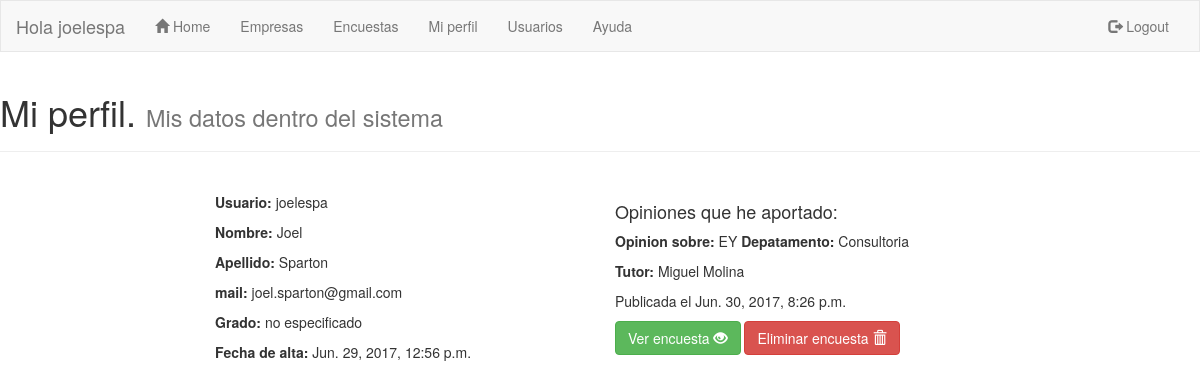
/usuarios/miperfil/ (signed in), run on an earlier commit of the app's database.
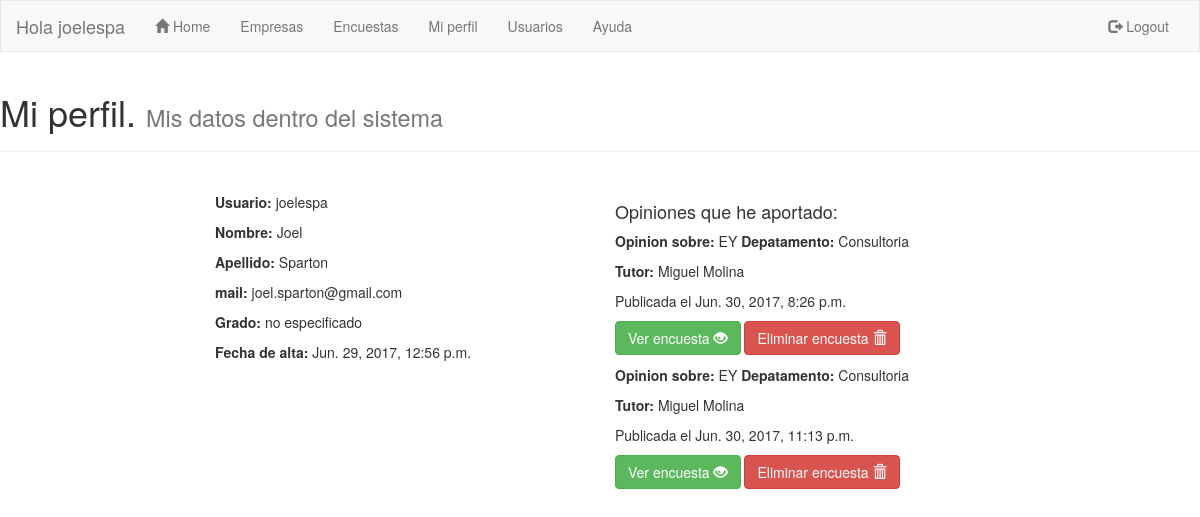
And on a later commit of the database.
### sopa/models.py (models this page shows)
class usuarios (AbstractUser):
    id_grado = models.IntegerField(null=True,blank=True,default='0')

class encuestas (models.Model):
    user = models.TextField(max_length=20,null=True,blank=True,default='')
    nombre_empresa = models.TextField(max_length=30,null=True,blank=True,default='')
    tutor = models.TextField(max_length=20,null=True,blank=True,default='')
    departamento = models.TextField(max_length=20,null=True,blank=True,default='')
    id_encuesta = models.IntegerField(null=True,blank=True,default='0')
    created_date = models.DateTimeField(default=timezone.now)
    pf1 = models.TextField(max_length=20,null=True,blank=True,default='')
    pf11 = models.TextField(max_length=20,null=True,blank=True,default='')
    pf2 = models.TextField(max_length=20,null=True,blank=True,default='')
    pf22 = models.TextField(max_length=20,null=True,blank=True,default='')
    pb1 = models.TextField(max_length=20,null=True,blank=True,default='')
    pb2 = models.TextField(max_length=20,null=True,blank=True,default='')
    pb3 = models.TextField(max_length=20,null=True,blank=True,default='')
    pb4 = models.TextField(max_length=20,null=True,blank=True,default='')
    ps1 = models.TextField(max_length=20,null=True,blank=True,default='')
    ps2 = models.TextField(max_length=20,null=True,blank=True,default='')
    ps3 = models.TextField(max_length=20,null=True,blank=True,default='')
    ps4 = models.TextField(max_length=20,null=True,blank=True,default='')
    ps5 = models.TextField(max_length=20,null=True,blank=True,default='')
    ps6 = models.TextField(max_length=20,null=True,blank=True,default='')
    ps7 = models.TextField(max_length=20,null=True,blank=True,default='')
    pa1 = models.TextField(max_length=20,null=True,blank=True,default='')
    pa2 = models.TextField(max_length=20,null=True,blank=True,default='')
    nota = models.IntegerField(null=True,blank=True,default='0')

### sopa/views.py (the view)
# urls.py: url(r'^usuarios/miperfil/$', views.miperfil, name='mi_perfil'),
@login_required
def miperfil(request):
    usuario = get_object_or_404(usuarios, username = request.user)
    try:
        grado = grados.objects.get(id_grado=usuario.id_grado)
    except ObjectDoesNotExist:
        grado = "no especificado"
    op = encuestas.objects.filter(user = usuario.username).order_by('created_date')
    if op:
        aux=""
        opiniones = op
    else:
        aux="No he añadido opiniones"
        opiniones = ""
    return render(request, 'sopa/perfil_usuario.html', {'titulo': 'SOPA Mi perfil' ,'usuario' : usuario, 'grado' : grado, 'opinion' : opiniones, 'aux' : aux})

### sopa/templates/sopa/perfil_usuario.html (shortened to what this page needs)
{% extends "sopa/index.html" %}
{% block content %}
<div class="page-header">
  <h1>Mi perfil. <small>Mis datos dentro del sistema</small></h1>
</div>
<br>
<div class ="col-md-4 col-md-offset-2">
<p><b> Usuario:</b> {{usuario.username}} </p>
<p><b> Nombre:</b> {{usuario.first_name}} </p>
<p><b> Apellido:</b> {{usuario.last_name}} </p>
<p><b> mail:</b> {{usuario.email}} </p>
<p><b> Grado:</b> {{grado}}{{grado.nombre_grado}} </p>
<p><b> Fecha de alta:</b> {{usuario.date_joined}}</p>
</div>
<div class ="col-md-4" >
  <h4> Opiniones que he aportado: </h4>
  {%for op in opinion%}
  <p><b>Opinion sobre:</b> {{op.nombre_empresa}} <b>Depatamento:</b> {{op.departamento}}</p>
  <p><b> Tutor:</b> {{op.tutor}}</p>
  <p>Publicada el {{op.created_date}}</p>
  <p><a href='/encuesta/detalle/{{op.pk}}' class="btn btn-success" role="button"> Ver encuesta
      <span class="glyphicon glyphicon-eye-open" aria-hidden="true"></span></a>
    <a href='/encuesta/eliminar/{{op.pk}}' class="btn btn-danger" role="button"> Eliminar encuesta
      <span class="glyphicon glyphicon-trash" aria-hidden="true"></span></a></p>
  {% endfor %}
</div>
{% endblock content %}

### sopa/templates/sopa/index.html (shortened to what this page needs)
{% load staticfiles %}
<!DOCTYPE html>
<html lang="en">
<head>
  <link rel="stylesheet" href="https://maxcdn.bootstrapcdn.com/bootstrap/3.3.7/css/bootstrap.min.css">
  <link rel="stylesheet" href="{% static 'css/sopa.css' %}">
  <link href="//maxcdn.bootstrapcdn.com/font-awesome/4.1.0/css/font-awesome.min.css" rel="stylesheet">
</head>
<body>
  <nav class="navbar navbar-default">
    <div class="container-fluid">
      <div class="navbar-header">
        <a class="navbar-brand" >Hola {{ user.username }}</a>
      </div>
      <div class="collapse navbar-collapse" id="myNavbar">
        <ul class="nav navbar-nav">
          <li><a href="/"><span class="glyphicon glyphicon-home" aria-hidden="true"></span> Home</a></li>
          <li><a title="Empresas" href="/empresas">Empresas</a></li>
          <li><a title="Encuestas" href="/encuesta">Encuestas</a></li>
          <li><a title="Mi perfil" href="/usuarios/miperfil">Mi perfil</a></li>
          <li><a title="Usuarios" href="/usuarios">Usuarios</a></li>
          <li><a title="Ayuda" href="/ayuda">Ayuda</a></li>
        </ul>
        <ul class="nav navbar-nav navbar-right">
          {% if user.is_authenticated %}
          <li><a href="/logout"><span class="glyphicon glyphicon-log-out"></span> Logout</a></li>
          {% else %}
          <li><a href="/login"><span class="glyphicon glyphicon-log-in"></span> Sing In</a></li>
          {% endif %}
        </ul>
      </div>
  </div>
</nav>
<body>
{% block content %}
{% endblock content %}
</body>

### sopa/static/css/sopa.css (style rules this page uses)
.navbar { margin-bottom: 0; border-radius: 0; }

What changed in the data, as far as the page shows it:
added encuestas: nombre_empresa "EY", departamento "Consultoria", tutor "Miguel Molina", created_date "Jun. 30, 2017, 11:13 p.m."
